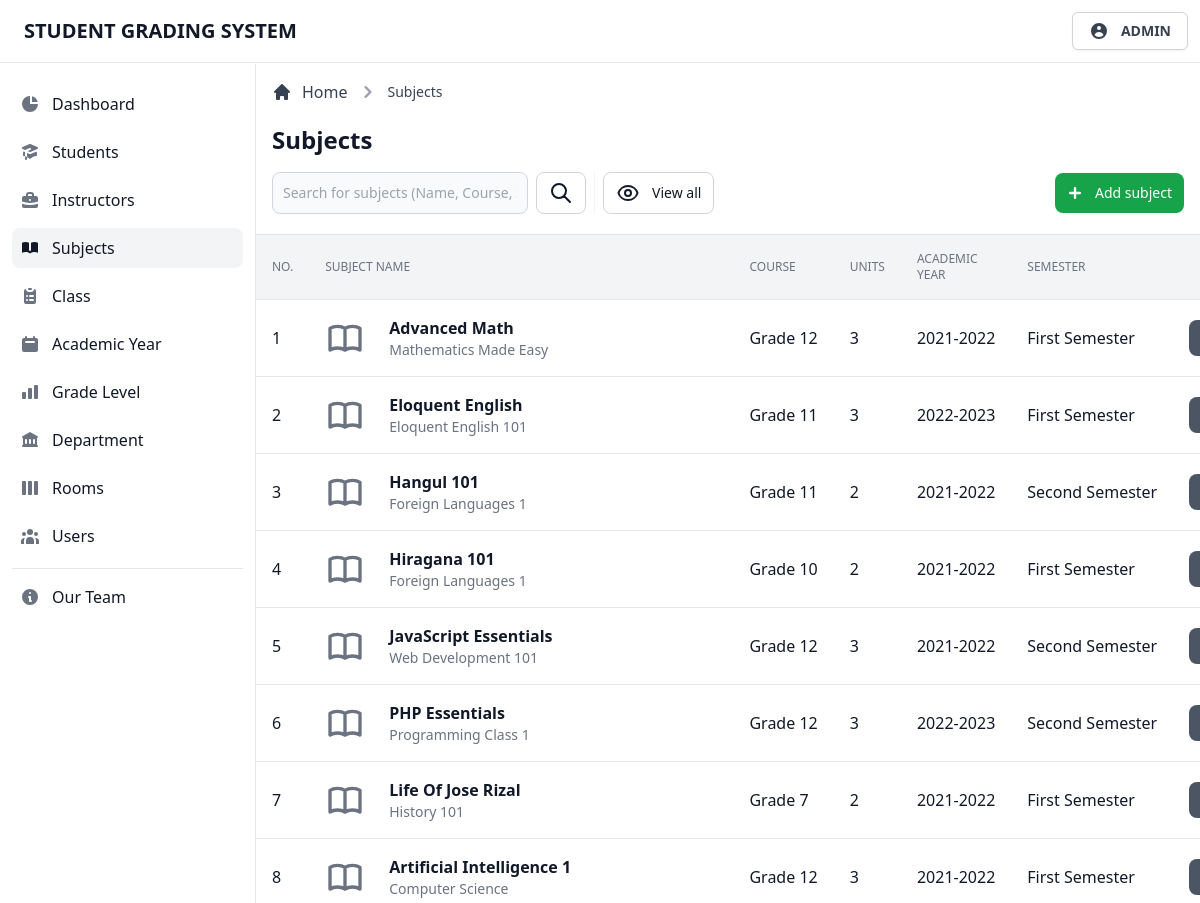
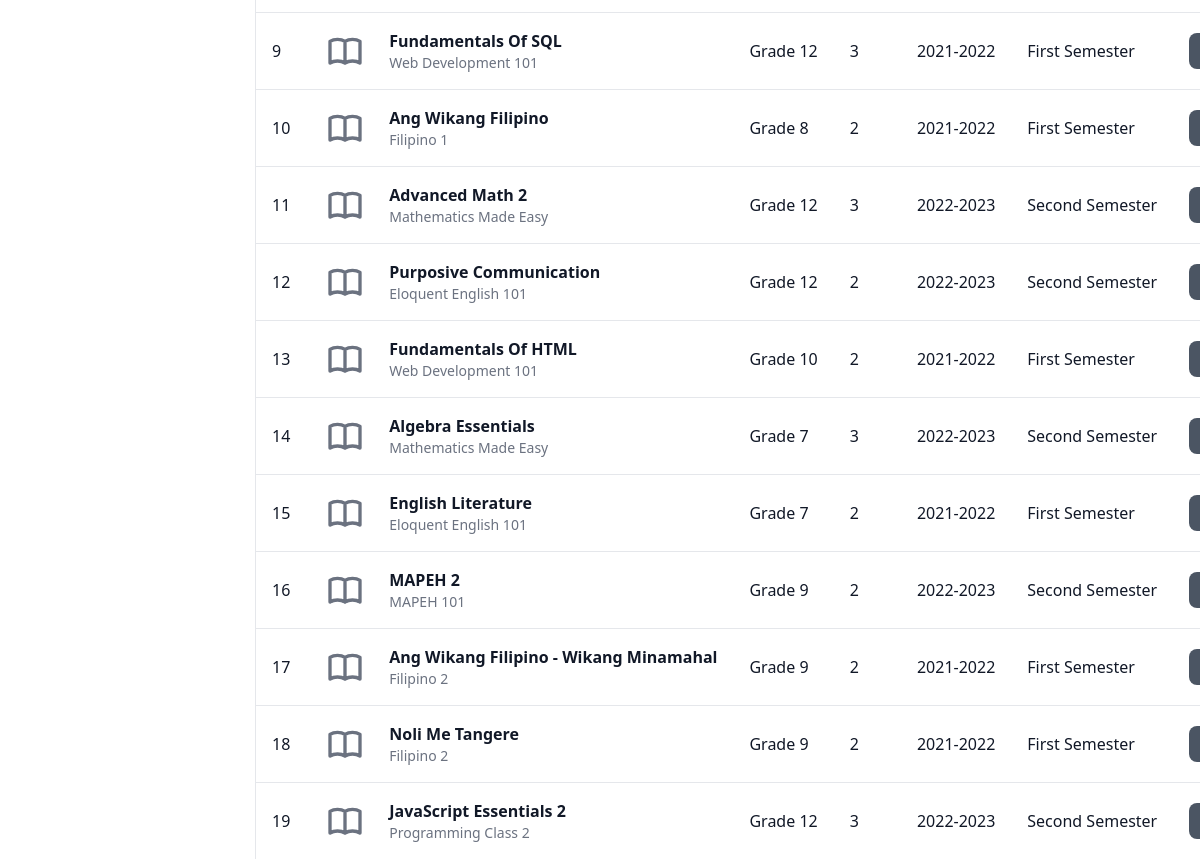
The page /admin/view/subjects.php (signed in) on the database its author committed (2 pictures, top to bottom).
### tables this page shows
CREATE TABLE `tblsubjects` (
  `subj_id` int(11) NOT NULL,
  `subj_code` int(11) NOT NULL,
  `subj_name` varchar(255) NOT NULL,
  `subj_desc` varchar(255) DEFAULT NULL,
  `subj_level` varchar(255) NOT NULL,
  `subj_unit` int(11) NOT NULL,
  `subj_ay` varchar(255) NOT NULL,
  `subj_sem` varchar(255) NOT NULL
);

### admin/database/database.classes.php (called while the page is built)
<?php
class Dbh
{
  private $hostname = 'localhost';
  private $username = 'root';
  private $password = '';
  private $dbname = 'dbgradingsystem';
  public function connect()
  {
    try {
      $dbh = new PDO('mysql:host=' . $this->hostname . ';dbname=' . $this->dbname, $this->username, $this->password);
      return $dbh;
    } catch (PDOException $e) {
      print "Error!: " . $e->getMessage() . "<br>";
      die();
    }
  }
}

### admin/classes/display-data.classes.php (called while the page is built, shortened)
<?php
class DisplaySubjects extends Dbh
{
  protected function getData()
  {
    $sql = 'SELECT * FROM tblsubjects;';
    $stmt = $this->connect()->query($sql);
    $result = 0;
    while ($row = $stmt->fetchAll(PDO::FETCH_ASSOC)) {
      $result = $row;
    }
    return $result;
  }
}

### admin/controller/display-data.contr.php (called while the page is built, shortened)
<?php
class DisplaySubjectsContr extends DisplaySubjects
{
  public function fetchData()
  {
    $result = $this->getData();
    return $result;
  }
}

### admin/page/subjects/subjects-table.php (the view, shortened to what this page needs)
<div class="flex flex-col min-w-full overflow-hidden overflow-x-auto align-middle shadow">
  <table class="min-w-full divide-y divide-gray-200 table-fixed">
    <thead class="bg-gray-100">
      <tr>
        <th scope="col" class="th">
          No.
        </th>
        <th scope="col" class="th">
          Subject Name
        </th>
        <th scope="col" class="th">
          Course
        </th>
        <th scope="col" class="th">
          Units
        </th>
        <th scope="col" class="th">
          Academic Year
        </th>
        <th scope="col" class="th">
          Semester
        </th>
        <th scope="col" class="th">
        </th>
      </tr>
    </thead>
    <tbody class="bg-white divide-y divide-gray-200 ">
      <?php foreach ($result as $data) : ?>
        <tr class="hover:bg-gray-100 group">
          <td class="td">
            <div class="flex items-center">
              <?= $data['subj_id']; ?>
            </div>
          </td>
          <td class="td-title">
            <div class="text-sm font-normal text-gray-500">
              <div class="text-base font-semibold text-gray-900 capitalize">
                <?= $data['subj_name']; ?>
              </div>
              <div class="text-sm font-normal text-gray-500">
                <?= $data['subj_desc']; ?>
              </div>
            </div>
          </td>
          <td class="td">
            <div class="flex items-center capitalize">
              <?= $data['subj_level']; ?>
            </div>
          </td>
          <td class="td">
            <div class="flex items-center capitalize">
              <?= $data['subj_unit']; ?>
            </div>
          </td>
          <td class="td">
            <div class="flex items-center capitalize">
              <?= $data['subj_ay']; ?>
            </div>
          </td>
          <td class="td">
            <div class="flex items-center capitalize">
              <?= $data['subj_sem']; ?>
            </div>
          </td>
          <td class="p-4 space-x-2 text-right whitespace-nowrap">
            <button type="button" data-view-button data-name="<?= $data['subj_name']; ?>" data-code="<?= $data['subj_code']; ?>" data-desc="<?= $data['subj_desc']; ?>" data-level="<?= $data['subj_level']; ?>" data-unit="<?= $data['subj_unit']; ?>" data-ay="<?= $data['subj_ay']; ?>" data-sem="<?= $data['subj_sem']; ?>" class="btn-gray">
            </button>
          </td>
        </tr>
      <?php endforeach; ?>
    </tbody>
  </table>
</div>

### rows shown on the page
tblsubjects: subj_id "1", subj_name "Advanced Math", subj_desc "Mathematics Made Easy", subj_level "Grade 12", subj_unit "3", subj_ay "2021-2022", subj_sem "First Semester"
tblsubjects: subj_id "2", subj_name "Eloquent English", subj_desc "Eloquent English 101", subj_level "Grade 11", subj_unit "3", subj_ay "2022-2023", subj_sem "First Semester"
tblsubjects: subj_id "3", subj_name "Hangul 101", subj_desc "Foreign Languages 1", subj_level "Grade 11", subj_unit "2", subj_ay "2021-2022", subj_sem "Second Semester"
tblsubjects: subj_id "4", subj_name "Hiragana 101", subj_desc "Foreign Languages 1", subj_level "Grade 10", subj_unit "2", subj_ay "2021-2022", subj_sem "First Semester"
tblsubjects: subj_id "5", subj_name "JavaScript Essentials", subj_desc "Web Development 101", subj_level "Grade 12", subj_unit "3", subj_ay "2021-2022", subj_sem "Second Semester"
tblsubjects: subj_id "6", subj_name "PHP Essentials", subj_desc "Programming Class 1", subj_level "Grade 12", subj_unit "3", subj_ay "2022-2023", subj_sem "Second Semester"
tblsubjects: subj_id "7", subj_name "Life Of Jose Rizal", subj_desc "History 101", subj_level "Grade 7", subj_unit "2", subj_ay "2021-2022", subj_sem "First Semester"
tblsubjects: subj_id "8", subj_name "Artificial Intelligence 1", subj_desc "Computer Science", subj_level "Grade 12", subj_unit "3", subj_ay "2021-2022", subj_sem "First Semester"
tblsubjects: subj_id "9", subj_name "Fundamentals Of SQL", subj_desc "Web Development 101", subj_level "Grade 12", subj_unit "3", subj_ay "2021-2022", subj_sem "First Semester"
tblsubjects: subj_id "10", subj_name "Ang Wikang Filipino", subj_desc "Filipino 1", subj_level "Grade 8", subj_unit "2", subj_ay "2021-2022", subj_sem "First Semester"
tblsubjects: subj_id "11", subj_name "Advanced Math 2", subj_desc "Mathematics Made Easy", subj_level "Grade 12", subj_unit "3", subj_ay "2022-2023", subj_sem "Second Semester"
tblsubjects: subj_id "12", subj_name "Purposive Communication", subj_desc "Eloquent English 101", subj_level "Grade 12", subj_unit "2", subj_ay "2022-2023", subj_sem "Second Semester"
tblsubjects: subj_id "13", subj_name "Fundamentals Of HTML", subj_desc "Web Development 101", subj_level "Grade 10", subj_unit "2", subj_ay "2021-2022", subj_sem "First Semester"
tblsubjects: subj_id "14", subj_name "Algebra Essentials", subj_desc "Mathematics Made Easy", subj_level "Grade 7", subj_unit "3", subj_ay "2022-2023", subj_sem "Second Semester"
tblsubjects: subj_id "15", subj_name "English Literature", subj_desc "Eloquent English 101", subj_level "Grade 7", subj_unit "2", subj_ay "2021-2022", subj_sem "First Semester"
tblsubjects: subj_id "16", subj_name "MAPEH 2", subj_desc "MAPEH 101", subj_level "Grade 9", subj_unit "2", subj_ay "2022-2023", subj_sem "Second Semester"
tblsubjects: subj_id "17", subj_name "Ang Wikang Filipino - Wikang Minamahal", subj_desc "Filipino 2", subj_level "Grade 9", subj_unit "2", subj_ay "2021-2022", subj_sem "First Semester"
tblsubjects: subj_id "18", subj_name "Noli Me Tangere", subj_desc "Filipino 2", subj_level "Grade 9", subj_unit "2", subj_ay "2021-2022", subj_sem "First Semester"
tblsubjects: subj_id "19", subj_name "JavaScript Essentials 2", subj_desc "Programming Class 2", subj_level "Grade 12", subj_unit "3", subj_ay "2022-2023", subj_sem "Second Semester"

### other values the page prints
$user "ADMIN"
$breadcrumb1 "Subjects"
$page "Subjects"
$btn "subject"
